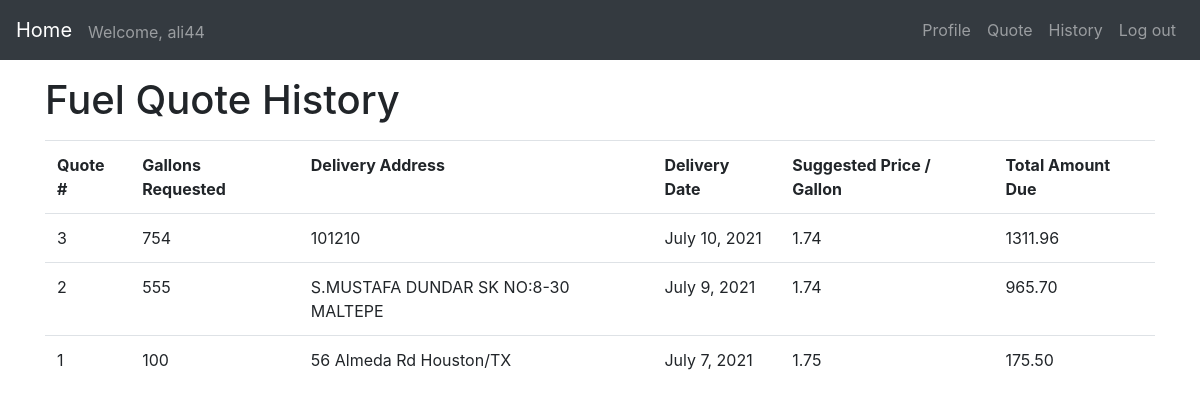
The app's page /history (signed in) with its own data.
### fuel_app/models.py (models this page shows)
class Quote(models.Model):
    user = models.ForeignKey(settings.AUTH_USER_MODEL, on_delete=models.CASCADE)
    price = models.DecimalField(max_digits=10, decimal_places=2)
    date = models.DateField()
    address = models.CharField(max_length=100)
    gallons = models.IntegerField()
    total_price = models.DecimalField(max_digits=20, decimal_places=2)

### fuel_app/views.py (the view)
# urls.py: path('history', views.history, name='history'),
@login_required
def history(request):
    fuel_quote = Quote.objects.all().filter(user=request.user).order_by('-id')
    return render(request, 'history.html', {'fuel_quote': fuel_quote})

### fuel_app/templates/history.html (shortened to what this page needs)
{% extends "base.html" %}
{% block content %}
    <div class="container py-3">
      <h1 class="mb-3">Fuel Quote History</h1>
      <table class="table">
         <tr>
            <th>Quote #</th>
	         <th>Gallons Requested </th>
            <th>Delivery Address </th>
            <th>Delivery Date </th>
            <th>Suggested Price / Gallon</th>
            <th>Total Amount Due </th>
         </tr>
         {% if fuel_quote %}
         {% for f in fuel_quote %}
         <tr>
            <td>{{ f.id }}</td>
            <td>{{ f.gallons }}</td>
            <td>{{ f.address }}</td>
            <td>{{ f.date }}</td>
            <td>{{ f.price }}</td>
            <td>{{ f.total_price }}</td>
         </tr>
         {% endfor %}
         {% endif %}
    </table>
    </div>
{% endblock %}

### fuel_app/templates/base.html (shortened to what this page needs)
<!doctype html>
<html lang="en">
  <head>
    <link rel="stylesheet" href="https://stackpath.bootstrapcdn.com/bootstrap/4.1.3/css/bootstrap.min.css">
    {% load static %}
    <link rel="stylesheet" type="text/css" href="{% static 'styles.css'%}">
  </head>
  <body>
    <nav class="navbar navbar-expand-sm navbar-dark bg-dark">
      <a class="navbar-brand" href="/">Home</a>
      {% if user.is_authenticated %}
        <div class="collapse navbar-collapse" id="navbar-menu">
          <span class="navbar-text mt-1">
            Welcome, {{ user.get_username }}
          </span>
          <ul class="navbar-nav ml-auto">
            <li class="nav-item">
              <a class="nav-link" href="/profile">Profile</a>
            </li>
            <li class="nav-item">
              <a class="nav-link" href="/quote">Quote</a>
            </li>
            <li class="nav-item">
              <a class="nav-link" href="/history">History</a>
            </li>
            <li class="nav-item">
              <a class="nav-link" href="/logout">Log out</a>
            </li>
          </ul>
        </div>
      {% endif %}
    </nav>
    <div id="content">
      {% block content %}{% endblock %}
    </div>
  </body>
</html>

### records on screen
Quote: id "3", gallons "754", address "101210", date "July 10, 2021", price "1.74", total_price "1311.96"
Quote: id "2", gallons "555", address "S.MUSTAFA DUNDAR SK NO:8-30 MALTEPE", date "July 9, 2021", price "1.74", total_price "965.70"
Quote: id "1", gallons "100", address "56 Almeda Rd Houston/TX", date "July 7, 2021", price "1.75", total_price "175.50"

### other values on screen
{{ user.get_username }} "ali44"
